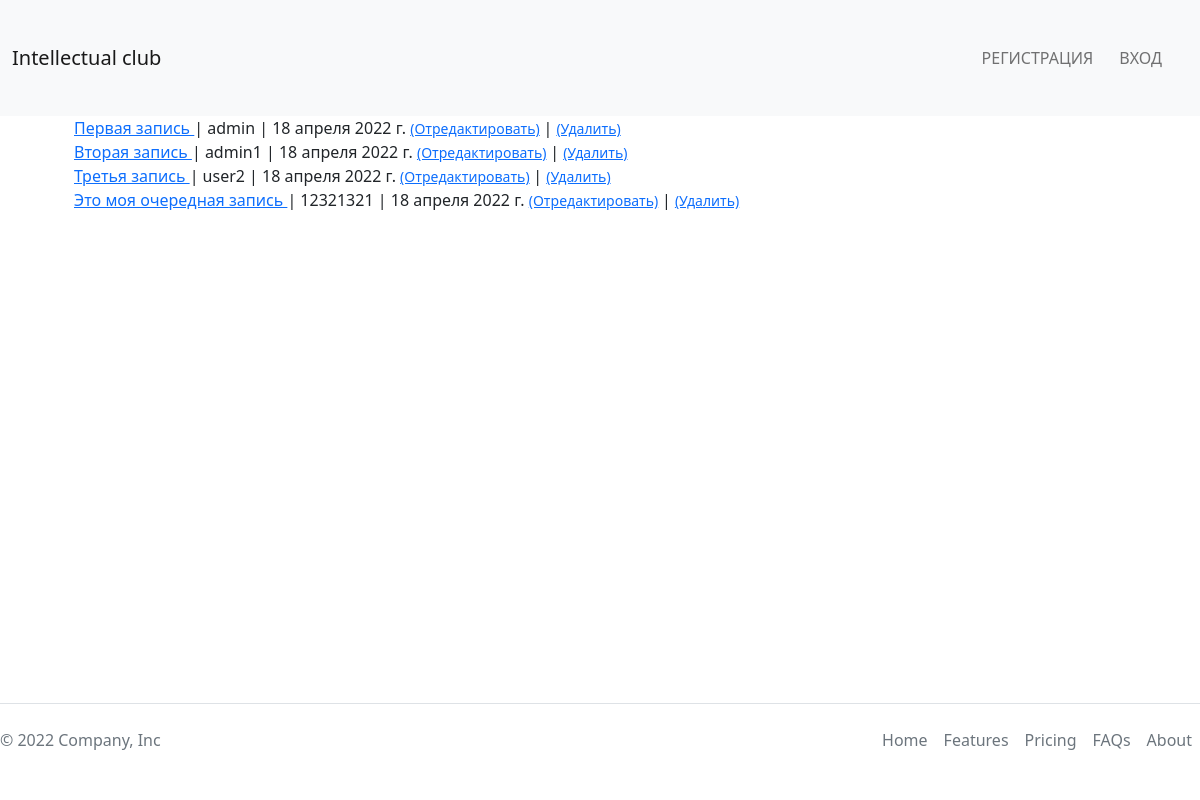
The app's page /posts, older data.
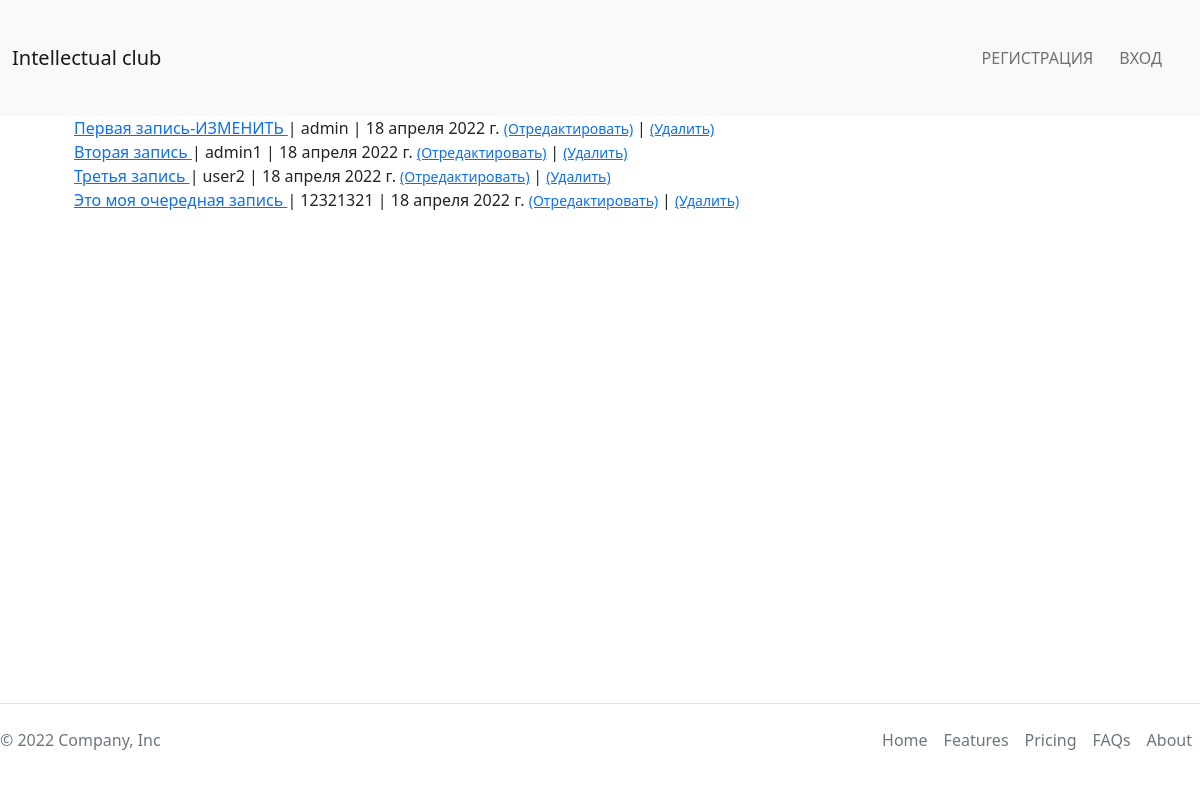
The same page, newer data.
### theblog/models.py (models this page shows, shortened)
class Post(models.Model):
    title = models.CharField('Название', max_length=255)
    author = models.ForeignKey(
        User, on_delete=models.CASCADE, verbose_name='Автор')
    body = models.TextField('Содержимое')
    post_date = models.DateField('Дата добавления', auto_now_add=True)

### theblog/views.py (the view)
# urls.py: path('posts', views.PostsView.as_view(), name='posts'),
class PostsView(ListView):
    model = Post
    template_name = 'theblog/posts.html'
    ordering = ['-post_date']

### theblog/templates/theblog/posts.html
{% extends 'main/base.html' %}
{% block content %}
<div class="container">
    <ul>
        {% for post in object_list %}
        <li>
            <a href="{% url 'article_detail' post.pk %}">
                {{ post.title }}
            </a>
            | {{ post.author }}
            | {{post.post_date}}
            <small>
                <a href="{% url 'edit_article' post.pk %}">(Отредактировать)</a>
            </small>
            | <small>
                <a href="{% url 'delete_article' post.pk %}">(Удалить)</a>
            </small>
            <br>
        </li>
        {% endfor %}
    </ul>
</div>
{% endblock %}

### main/templates/main/base.html (shortened to what this page needs)
{% load static %}
<!DOCTYPE html>
<html lang="ru">
<head>
    <link rel="stylesheet" href="{% static 'main/css/style.css' %}">
    <link rel="stylesheet" href="https://cdn.jsdelivr.net/npm/bootstrap@5.1.3/dist/css/bootstrap.min.css">
</head>
<body class="wrapper">
    <header class="header">
        {% include 'main/navbar.html' %}
    </header>
    {% block content %}{% endblock %}
    {% include 'main/footer.html' %}
</body>
</html>

### main/templates/main/navbar.html (shortened to what this page needs)
<nav class="navbar navbar-expand-lg navbar-light bg-light">
    <div class="container-fluid">
        <a class="navbar-brand" href="/">Intellectual club</a>
        <div class="collapse navbar-collapse" id="navbarScroll">
            <ul class="navbar-nav me-2">
                {% if request.user.is_authenticated %}
                <li>
                    <a href="{% url 'profile' user.profile.pk %}">Аккаунт</a>
                </li>
                <li class="nav-item">
                    Добро пожаловать, <a href="{% url 'edit_profile' user.pk  %}">{{ user.username }}</a> <a
                        class="btn btn-dark" href="{% url 'logout' %}">Выйти</a>
                </li>
                {% else %}
                <li class="nav-item">
                    <a class="nav-link" href="{% url 'register' %}"> Регистрация</a>
                </li>
                <li class="nav-item">
                    <a class="nav-link" href="{% url 'login' %}"> Вход </a>
                </li>
                {% endif %}
            </ul>
        </div>
    </div>
</nav>

### main/templates/main/footer.html
<div class="container">
    <footer class="d-flex flex-wrap justify-content-between align-items-center py-3 my-4 border-top">
        <p class="col-md-4 mb-0 text-muted">&copy; 2022 Company, Inc</p>
        <a href="/"
            class="col-md-4 d-flex align-items-center justify-content-center mb-3 mb-md-0 me-md-auto link-dark text-decoration-none">
            <svg class="bi me-2" width="40" height="32">
                <use xlink:href="#bootstrap" />
            </svg>
        </a>
        <ul class="nav col-md-4 justify-content-end">
            <li class="nav-item"><a href="#" class="nav-link px-2 text-muted">Home</a></li>
            <li class="nav-item"><a href="#" class="nav-link px-2 text-muted">Features</a></li>
            <li class="nav-item"><a href="#" class="nav-link px-2 text-muted">Pricing</a></li>
            <li class="nav-item"><a href="#" class="nav-link px-2 text-muted">FAQs</a></li>
            <li class="nav-item"><a href="#" class="nav-link px-2 text-muted">About</a></li>
        </ul>
    </footer>
</div>

### main/static/main/css/style.css (style rules this page uses)
html, body { position: relative; min-height: 100vh; background-color: #edeef0; }
body { padding-bottom: 133px; }
footer { position: absolute; width: 100%; left: 0; right: 0; bottom: 0; }
* { margin: 0; padding: 0; box-sizing: border-box; list-style: none; text-decoration: none; }
.container { max-width: 1400px; width: 100%; padding: 0 30px; margin: 0 auto; }
.header nav ul { display: flex; padding: 30px 0; }
.header nav ul li { margin-right: 10px; text-transform: uppercase; }

Row changes from the older to the newer data that the page shows:
changed Post "admin": title "Первая запись" → "Первая запись-ИЗМЕНИТЬ"
